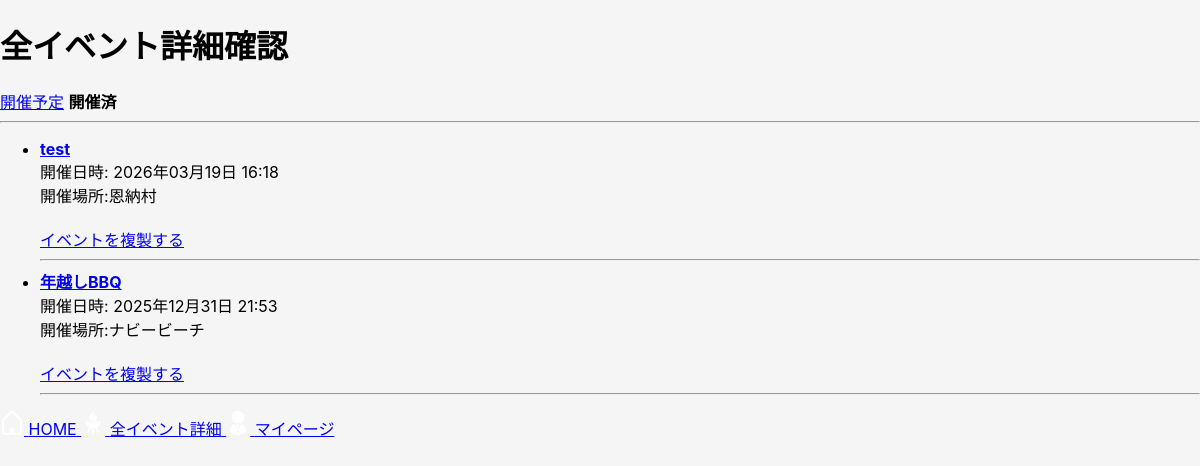
Before: /events/?status=past (signed in) with the older database file.
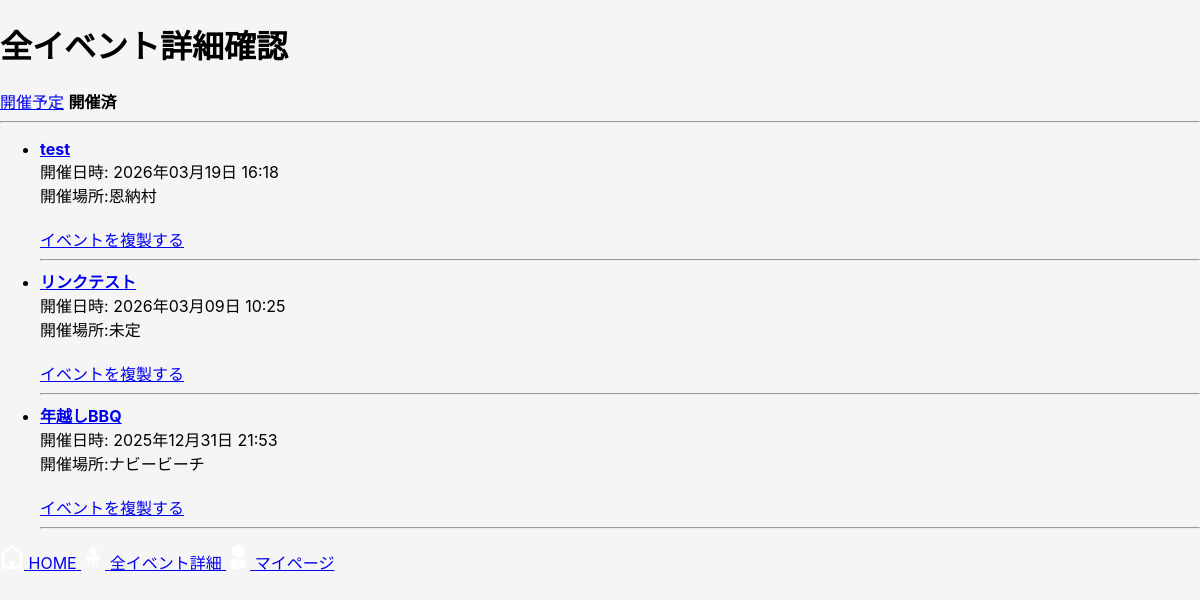
After: the same page with the newer database file.
### bbq_app/models.py (models this page shows, shortened)
class Event(models.Model):
    user = models.ForeignKey(settings.AUTH_USER_MODEL, on_delete=models.CASCADE, related_name="events")
    name = models.CharField("イベント名", max_length=30)
    held_at = models.DateTimeField("開催日時", null=True, blank=True)
    location = models.CharField("開催場所", max_length=50, blank=True)
    created_at = models.DateTimeField("作成日時", auto_now_add=True)
    updated_at = models.DateTimeField("更新日時", auto_now=True)

### bbq_app/views.py (the view)
# urls.py: path("events/", views.event_list, name="event_list"),
@login_required
def event_list(request):
    status = request.GET.get("status", "upcoming")
    now = timezone.now()
    qs = Event.objects.filter(user=request.user)
    if status == "past":
        events = qs.filter(held_at__lt=now).order_by("-held_at")
    else:
        events = qs.filter(Q(held_at__gte=now) | Q(held_at__isnull=True)).order_by("held_at")
    return render(request, "bbq_app/event_list.html",{"events":events,"status":status,})

### bbq_app/templates/bbq_app/event_list.html (shortened to what this page needs)
{% extends "bbq_app/base.html" %}
{% block content %}
<h1>全イベント詳細確認</h1>
<div>
    {% if status == "upcoming" %}
        <strong>開催予定</strong>
    {% else %}
        <a href="{% url 'event_list' %}?status=upcoming">開催予定</a>
    {% endif %}
    {% if status == "past" %}
         <strong>開催済</strong>
    {% else %}
        <a href="{% url 'event_list' %}?status=past">開催済</a>
    {% endif %}
</div>
<hr>
<ul>
{% for event in events %}
    <li>
        <strong>
            <a href="{% url 'item_edit' event.id %}">
                {{event.name}}
            </a>
        </strong><br>
        開催日時:
        {% if event.held_at %}
            {{ event.held_at|date:"Y年m月d日 H:i" }}
        {% else %}
            未定
        {% endif %}
        <br>
        開催場所:{{ event.location|default:"未定" }}
        <br><br>
        <a href="{% url 'event_duplicate' event.id %}">イベントを複製する</a>
        <hr>
        </li>
    {% empty %}
        <li>イベントがありません</li>
    {% endfor %}
    </ul>
    {% endblock %}

### bbq_app/templates/bbq_app/base.html (shortened to what this page needs)
{% load static %}
<!DOCTYPE html>
<html lang="ja">
<head>
    <link rel="stylesheet" href="{% static 'bbq_app/css/style.css' %}">
</head>
<body>
    <main>{% block content %}{% endblock %}</main>
    {% block footer %}
        {% include "bbq_app/partials/footer_nav.html" %}
    {% endblock %}
</body>
</html>

### bbq_app/templates/bbq_app/partials/footer_nav.html
{% load static %}
<div class="footer-nav">
    <a href="{% url 'home' %}">
        <img src="{% static 'bbq_app/images/home.png' %}" width="24">
        <span>HOME</span>
    </a>
    <a href="{% url 'event_list' %}">
        <img src="{% static 'bbq_app/images/events.png' %}" width="24">
        <span>全イベント詳細</span>
    </a>
    <a href="{% url 'mypage' %}">
        <img src="{% static 'bbq_app/images/mypage.png' %}" width="24">
        <span>マイページ</span>
    </a>
</div>

### bbq_app/static/bbq_app/css/style.css (style rules this page uses)
body { margin:0 ; background: #f5f5f5; font-family: -apple-system, BlinkMacSystemFont, "Helvetica Neue", sanserif; }

Changed rows visible on the page:
added Event: name "リンクテスト", held_at "2026年03月09日 10:25", location "未定"
